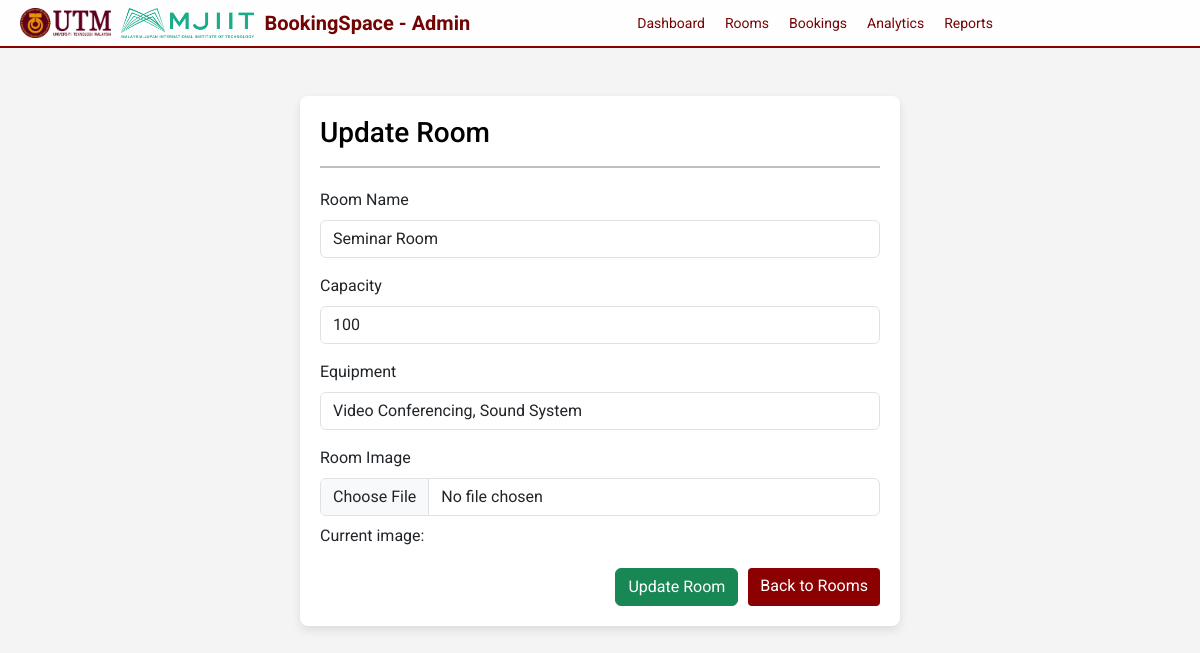
The page /update_room.php?id=2 on the database as committed earlier.
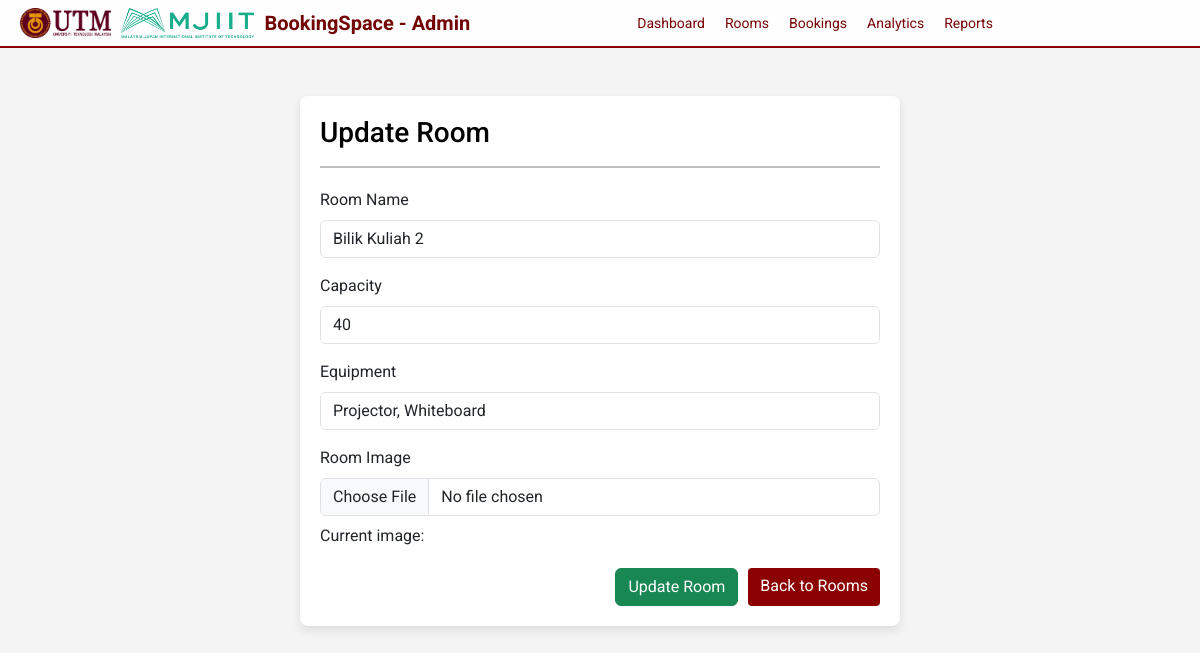
The same page on the database as committed later.
### tables this page shows
CREATE TABLE IF NOT EXISTS rooms (
    room_id INT AUTO_INCREMENT PRIMARY KEY,
    room_name VARCHAR(255) NOT NULL,
    location VARCHAR(255) NOT NULL,
    capacity INT NOT NULL,
    equipment TEXT,   
    pricing DECIMAL(10, 2) DEFAULT 0.00,
    image VARCHAR(255),   
    status ENUM('Available', 'Booked', 'Maintenance') NOT NULL DEFAULT 'Available'
);

### update_room.php (the view, shortened to what this page needs)
<?php
include 'config.php';
if (isset($_GET['id'])) {
    $room_id = $_GET['id'];
    $sql = "SELECT * FROM rooms WHERE room_id = ?";
    $stmt = $conn->prepare($sql);
    $stmt->bind_param("i", $room_id);
    $stmt->execute();
    $result = $stmt->get_result();
    if ($result->num_rows > 0) {
        $room = $result->fetch_assoc();
    } else {
        echo "Room not found.";
        exit;
    }
} else {
    header("Location: rooms_admin.php");
    exit;
}
?>
<!DOCTYPE html>
<html lang="en">
<head>
    <link href="https://cdn.jsdelivr.net/npm/bootstrap@5.3.0/dist/css/bootstrap.min.css" rel="stylesheet">
</head>
<body>
    <div class="navbar">
        <div class="navbar-title">
            <img src="UTM-LOGO-FULL.png" alt="UTM Logo">
            <img src="Mjiit RoomMaster logo.png" alt="MJIIT Logo">
            <p>BookingSpace - Admin</p>
        </div>
        <div class="navbar-links">
            <a href="admin_dashboard.php">Dashboard</a>
            <a href="rooms_admin.php">Rooms</a>
            <a href="bookings_admin.php">Bookings</a>
            <a href="analytics.php">Analytics</a>
            <a href="reports.php">Reports</a>
        </div>
    </div>
    <div class="container mt-5">
        <h3>Update Room</h3>
        <hr>
        <form method="POST" enctype="multipart/form-data">
            <div class="mb-3">
                <label for="room_name" class="form-label">Room Name</label>
                <input type="text" class="form-control" id="room_name" name="room_name" value="<?php echo htmlspecialchars($room['room_name']); ?>" required>
            </div>
            <div class="mb-3">
                <label for="capacity" class="form-label">Capacity</label>
                <input type="number" class="form-control" id="capacity" name="capacity" value="<?php echo htmlspecialchars($room['capacity']); ?>" required>
            </div>
            <div class="mb-3">
                <label for="equipment" class="form-label">Equipment</label>
                <input type="text" class="form-control" id="equipment" name="equipment" value="<?php echo htmlspecialchars($room['equipment']); ?>" required>
            </div>
            <div class="mb-3">
                <label for="image" class="form-label">Room Image</label>
                <input type="file" class="form-control" id="image" name="image" accept="image/*">
                <p class="mt-2">Current image: <?php echo htmlspecialchars($room['image']); ?></p>
            </div>
            <div class="button-group">
                <button type="submit" class="btn btn-success">Update Room</button>
                <a href="rooms_admin.php" class="btn btn-back">Back to Rooms</a>
            </div>
        </form>
    </div>
</body>
</html>

Rows that differ between the two databases and show on the page:
changed rooms: room_name "Seminar Room" → "Bilik Kuliah 2"; capacity "100" → "40"; equipment "Video Conferencing, Sound System" → "Projector, Whiteboard"
